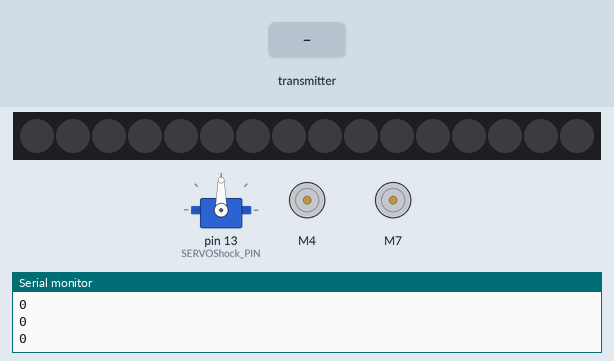
Recording of a sketch running on a simulated Arduino Uno, built with avr-gcc and run on an emulated ATmega328P. Parts: servo, 16 RGB LEDs in strip order, left to right, 2 × DC motor (green arrow = forward, orange = backward, longer = faster), the last lines printed to the serial monitor. The test bench sets the inputs (shaded band). No radio packets arrive unless stated.

Above: at 1.2 s.
1.3 s: the transmitter starts sending data.3 = 256
At 2.11 s:
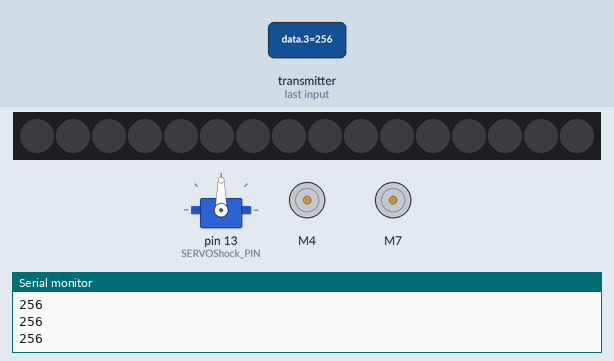
4.3 s: the transmitter starts sending data.0 = 256
7.3 s: the transmitter starts sending data.1 = 256
10.3 s: the transmitter starts sending data.0 = 0
13.3 s: the transmitter starts sending data.1 = 1023
At 13.78 s:
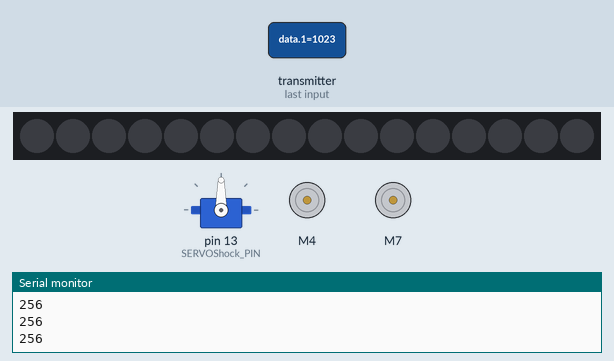
16.3 s: the transmitter starts sending data.0 = 512
At 17.0 s:
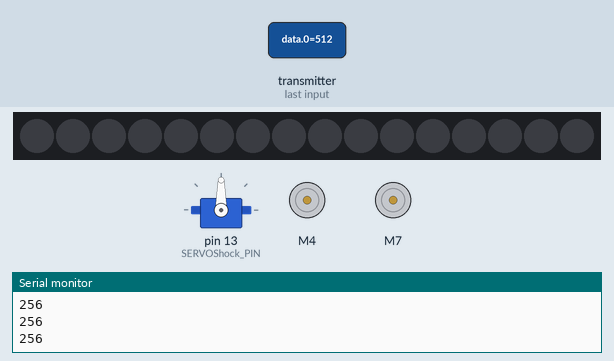
Timing chart, 0 to 20.3 s (numbered marks = the images above; inputs shaded):
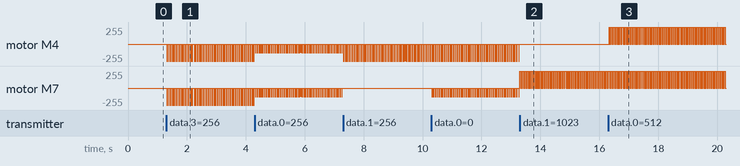

Measured:
- after the input at 1.3 s, motor M4, motor M7: alternates backward 255/255 for 0.03 s and stopped for 0.03 s, starting at once
- after the input at 13.3 s, motor M4: stops changing and stays stopped
- after the input at 16.3 s, motor M4: alternates forward 255/255 for 0.03 s and stopped for 0.03 s, starting at once

The sketch:

sketch_may10a.ino
```cpp
#include <GyverMotor.h>

#include <Adafruit_NeoPixel.h>

// номер пина, к которому подключена RGB-матрица
#define MATRIX_PIN    10
// количество светодиодов в матрице
#define LED_COUNT 16
Adafruit_NeoPixel matrix = Adafruit_NeoPixel(LED_COUNT, MATRIX_PIN, NEO_GRB + NEO_KHZ800);

#include <SPI.h>  // Подключаем библиотеку для работы с SPI-интерфейсом
#include <nRF24L01.h> // Подключаем файл конфигурации из библиотеки RF24
#include <RF24.h> // Подключаем библиотеку для работа для работы с модулем NRF24L01

#define PIN_CE 1  // Номер пина Arduino, к которому подключен вывод CE радиомодуля
#define PIN_CSN 2 // Номер пина Arduino, к которому подключен вывод CSN радиомодуля
RF24 radio(PIN_CE, PIN_CSN); // Создаём объект radio с указанием выводов CE и CSN

#define PWM_X A0
#define PWM_Y A1

//Servo
#include "Servo.h"
Servo servoShock;
#define SERVOShock_PIN 13

int data[4];
GMotor motor_left(DRIVER2WIRE, 7, 6);
GMotor motor_right(DRIVER2WIRE, 4, 5);

int lampStat = 0;
void colorWipe(uint32_t c, uint8_t wait)
{
  for (uint16_t i = 0; i < matrix.numPixels(); i++) {
    // заполняем текущий сегмент выбранным цветом
    matrix.setPixelColor(i, c);
    matrix.show();
    // ждём
    delay(wait);
  }
}

void setup() {
  Serial.begin(9600);
  servoShock.attach(SERVOShock_PIN);
  //TCCR1A = 0b00000011;  // 10bit
  //TCCR1B = 0b00001001;  // x1 fast pwm
  //motor_right.setResolution(10);
  //motor_left.setDirection(REVERSE);
  //motor_left.setMode(AUTO);

  motor_right.setMinDuty(50);
  motor_left.setMinDuty(50);

  matrix.begin();

  radio.begin();  // Инициализация модуля NRF24L01
  radio.setChannel(8); // Обмен данными будет вестись на пятом канале (2,405 ГГц)
  radio.setDataRate (RF24_1MBPS); // Скорость обмена данными 1 Мбит/сек
  radio.setPALevel(RF24_PA_HIGH); // Выбираем высокую мощность передатчика (-6dBm)
  radio.openReadingPipe (1, 0x7878787878LL); // Открываем трубу ID передатчика
  radio.startListening(); // Начинаем прослушивать открываемую трубу
}

void loop() {

  int X, Y;

  if(radio.available()){ // Если в буфер приёмника поступили данные
    radio.read(&data, sizeof(data));
    X = map(data[0],0,1023,-255,255);
    Y = map(data[1],0,1023,-255,255);
  }

  if(Y < 0){
      motor_right.setMode(BACKWARD);
      motor_left.setMode(BACKWARD);
      Y = -255 - Y;
    }
    else if(Y > 0){
      motor_right.setMode(FORWARD);
      motor_left.setMode(FORWARD);
    }

    int dutyR = Y + X;
    int dutyL = Y - X;
    motor_right.setSpeed(dutyR);
    motor_left.setSpeed(dutyL);


  if(data[2] == 1){
    lampStat = abs(lampStat - 1);
  }
  if(lampStat == 1){
    colorWipe(matrix.Color(255, 255, 255), 1);
  }
  else{
    colorWipe(matrix.Color(0, 0, 0), 1);
  }

  //!!!!!!
  Serial.println(data[3]);
  if(data[3] == 1){
    servoShock.write(160);
    delay(6000);
    servoShock.write(0);
  }
  //!!!!!!
}
```
